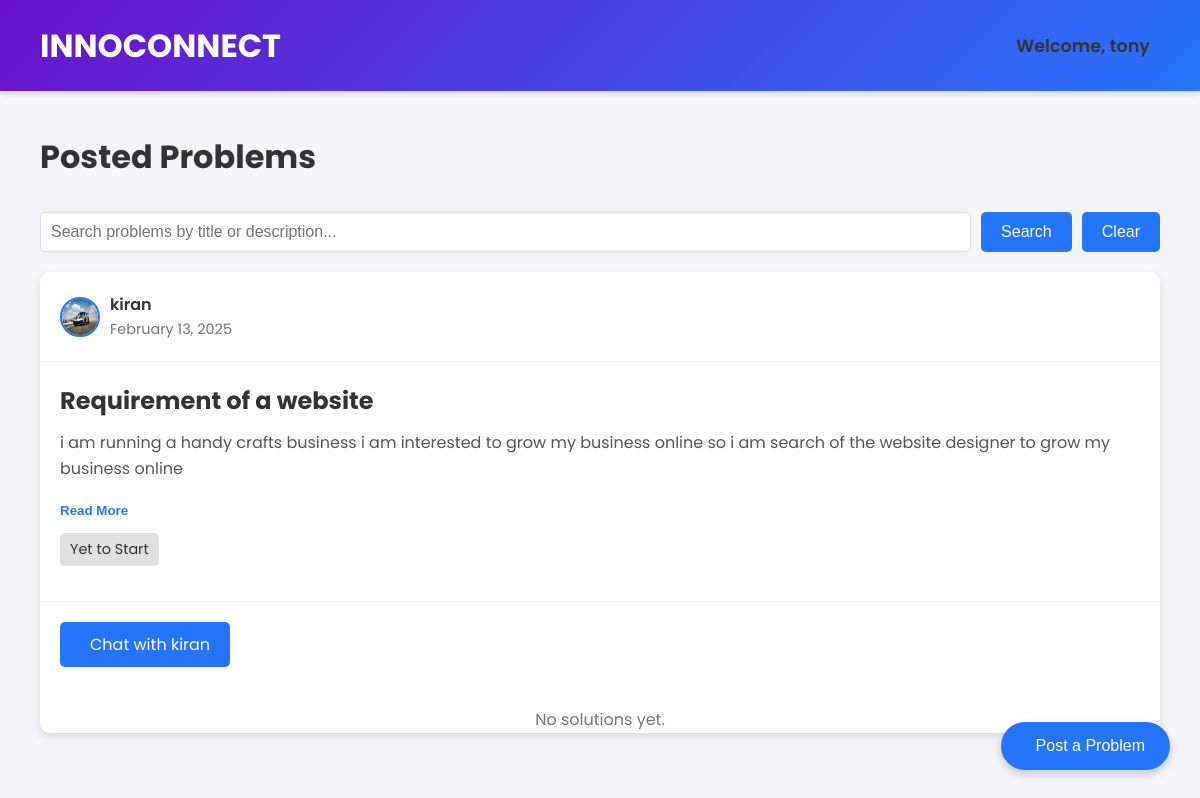
The page /user/ (signed in) on the database its author committed.
### team/models.py (models this page shows, shortened)
class CustomUser(AbstractUser):
    STATUS_CHOICES = (
        ('pending', 'Pending'),
        ('approved', 'Approved'),
        ('on_hold', 'On Hold'),
    )
    username = models.CharField(max_length=150, unique=True)  # Custom username field
    email = models.EmailField(unique=True)  # Explicitly add the email field if needed
    name = models.CharField(max_length=255, blank=True, null=True)
    profile_picture = models.ImageField(upload_to='profile_pictures/', null=True, blank=True)
    user_type = models.CharField(max_length=20, choices=[('normal', 'Normal'), ('organizer', 'Organizer')])
    organization_verification = models.FileField(upload_to='organization_verification/', null=True, blank=True)
    status = models.CharField(max_length=10, choices=STATUS_CHOICES, default='pending')
    def __str__(self):
        return self.username

class Problem(models.Model):
    STATUS_CHOICES = [
        ('yet_to_start', 'Yet to Start'),
        ('ongoing', 'Ongoing'),
        ('done', 'Done'),
    ]
    problem_id = models.UUIDField(default=uuid.uuid4, editable=False, unique=True)
    user = models.ForeignKey(CustomUser, on_delete=models.CASCADE)
    title = models.CharField(max_length=255)
    description = models.TextField()
    created_at = models.DateTimeField(auto_now_add=True)
    status = models.CharField(max_length=20, choices=STATUS_CHOICES, default='yet_to_start')

### team/views.py (the view)
# urls.py: path('user/', views.user, name='user'),
@login_required
def user(request):
    username = request.user.username
    user_problems = Problem.objects.filter(user__username=username)
    problems = Problem.objects.exclude(user__username=username).select_related('user').prefetch_related('solutions')
    print(f"User in session: {request.user}, Authenticated: {request.user.is_authenticated}")
    return render(request, 'user.html', {
        'username': username,
        'problems': problems,
    })

### team/templates/user.html (shortened to what this page needs)
{% load static %}
<!DOCTYPE html>
<html lang="en">
<head>
    <link rel="stylesheet" href="{% static 'user_page_style.css' %}">
</head>
<body>
    <header class="header">
        <div class="logo">
            <h1>INNOCONNECT</h1>
        </div>
        <div class="user-menu">
            <div class="user-info" onclick="toggleDropdown()">
                <span class="username">Welcome, {{ username }}</span>
            </div>
        </div>
    </header>
    <main class="main-content">
        <button class="post-button" onclick="showPopup()">
             Post a Problem
        </button>
        <section class="problems-section">
            <h2>Posted Problems</h2>
            <div class="search-bar">
                <input type="text" id="search-input" placeholder="Search problems by title or description...">
                <button onclick="searchProblems()"> Search</button>
                <button onclick="clearSearch()"> Clear</button>
            </div>
            <div class="problems-list">
                {% if problems %}
                    {% for problem in problems %}
                    <div class="problem-card" data-title="{{ problem.title|lower }}" data-description="{{ problem.description|lower }}">
                        <div class="problem-header">
                            <img src="{{ problem.user.profile_picture.url }}" alt="Profile Picture" class="profile-pic">
                            <div class="user-details">
                                <span class="username">{{ problem.user.username }}</span>
                                <span class="post-date">{{ problem.created_at|date:"F d, Y" }}</span>
                            </div>
                        </div>
                        <div class="problem-body">
                            <h3 class="problem-title">{{ problem.title }}</h3>
                            <p class="problem-description" id="description-{{ problem.id }}">{{ problem.description }}</p>
                            <button class="read-more" id="toggle-btn-{{ problem.id }}" onclick="toggleDescription('{{ problem.id }}')">Read More</button>
                            <div class="problem-status">
                                <span class="status-label">{{ problem.get_status_display }}</span>
                            </div>
                        </div>
                        <div class="problem-footer">
                            <a href="https://mail.google.com/mail/?view=cm&fs=1&to={{ problem.user.email }}" target="_blank" class="chat-button">
                                 Chat with {{ problem.user.username }}
                            </a>
                        </div>
                        {% if problem.solutions.all %}
                        <div class="solutions-section">
                            <button class="toggle-solutions" onclick="toggleSolutions('{{ problem.id }}')">
                                <i class="fas fa-comments"></i> View Solutions
                            </button>
                            <div class="solutions-list" id="solutions-{{ problem.id }}">
                                {% for solution in problem.solutions.all %}
                                <div class="solution-card">
                                    <div class="solution-header">
                                        <img src="{{ solution.organizer.profile_picture.url }}" alt="Organizer Picture" class="profile-pic">
                                        <div class="organizer-details">
                                            <span class="username">{{ solution.organizer.username }}</span>
                                            <span class="solution-date">{{ solution.timestamp|date:"F d, Y H:i" }}</span>
                                        </div>
                                    </div>
                                    <p class="solution-text">{{ solution.solution_text }}</p>
                                </div>
                                {% endfor %}
                            </div>
                        </div>
                        {% else %}
                        <p class="no-solutions">No solutions yet.</p>
                        {% endif %}
                    </div>
                    {% endfor %}
                {% else %}
                    <p class="no-problems">No problems posted yet.</p>
                {% endif %}
            </div>
        </section>
    </main>
</body>
</html>

### team/static/user_page_style.css (style rules this page uses)
* { margin: 0; padding: 0; box-sizing: border-box; }
body { font-family: 'Poppins', sans-serif; background-color: #f4f4f9; color: #333; line-height: 1.6; }
.header { display: flex; justify-content: space-between; align-items: center; padding: 20px 40px; background: linear-gradient(135deg, #6a11cb, #2575fc); color: white; box-shadow: 0 4px 6px rgba(0, 0, 0, 0.1); }
.logo h1 { font-size: 2rem; font-weight: 700; }
.user-menu { position: relative; }
.user-info { display: flex; align-items: center; cursor: pointer; }
.user-info .username { margin-right: 10px; font-size: 1.1rem; }
.post-button { position: fixed; bottom: 30px; right: 30px; background: #2575fc; color: white; border: none; padding: 15px 25px; border-radius: 50px; font-size: 1rem; cursor: pointer; box-shadow: 0 4px 10px rgba(0, 0, 0, 0.2); display: flex; align-items: center; gap: 10px; transition: background 0.3s; }
.problems-section { padding: 40px; max-width: 1200px; margin: 0 auto; }
.problems-section h2 { font-size: 2rem; margin-bottom: 30px; color: #333; }
.search-bar { display: flex; gap: 10px; margin-bottom: 20px; }
.search-bar input { flex: 1; padding: 10px; border: 1px solid #ddd; border-radius: 5px; font-size: 1rem; }
.search-bar button { background: #2575fc; color: white; border: none; padding: 10px 20px; border-radius: 5px; cursor: pointer; font-size: 1rem; transition: background 0.3s; }
.problems-list { display: flex; flex-direction: column; gap: 20px; }
.problem-card { background: white; border-radius: 10px; box-shadow: 0 4px 10px rgba(0, 0, 0, 0.1); margin-bottom: 20px; overflow: hidden; transition: transform 0.3s, box-shadow 0.3s; }
.problem-header { display: flex; align-items: center; padding: 20px; border-bottom: 1px solid #eee; }
.profile-pic { width: 40px; height: 40px; border-radius: 50%; margin-right: 10px; border: 2px solid #2575fc; }
.user-details { display: flex; flex-direction: column; }
.username { font-weight: 600; color: #333; }
.post-date { font-size: 0.9rem; color: #777; }
.problem-body { padding: 20px; }
.problem-title { font-size: 1.5rem; margin-bottom: 10px; color: #333; }
.problem-description { font-size: 1rem; color: #555; margin-bottom: 15px; display: -webkit-box; -webkit-box-orient: vertical; overflow: hidden; }
.read-more { background: none; border: none; color: #2575fc; cursor: pointer; font-weight: 600; padding: 0; margin-bottom: 15px; }
.problem-status { margin-bottom: 15px; }
.status-label { display: inline-block; padding: 5px 10px; background: #e0e0e0; border-radius: 5px; font-size: 0.9rem; color: #333; }
.problem-footer { padding: 20px; border-top: 1px solid #eee; }
.chat-button { display: inline-flex; align-items: center; gap: 10px; background: #2575fc; color: white; padding: 10px 20px; border-radius: 5px; text-decoration: none; transition: background 0.3s; }
.no-solutions, .no-problems { text-align: center; color: #777; margin-top: 20px; }

### rows shown on the page
CustomUser: username "tony"
Problem: user.profile_picture (picture), user.username "kiran", created_at "February 13, 2025", title "Requirement of a website", description "i am running a handy crafts business i am interested to grow my business online so i am search of the website designer to grow my business online", status "Yet to Start", shows "No solutions yet."
